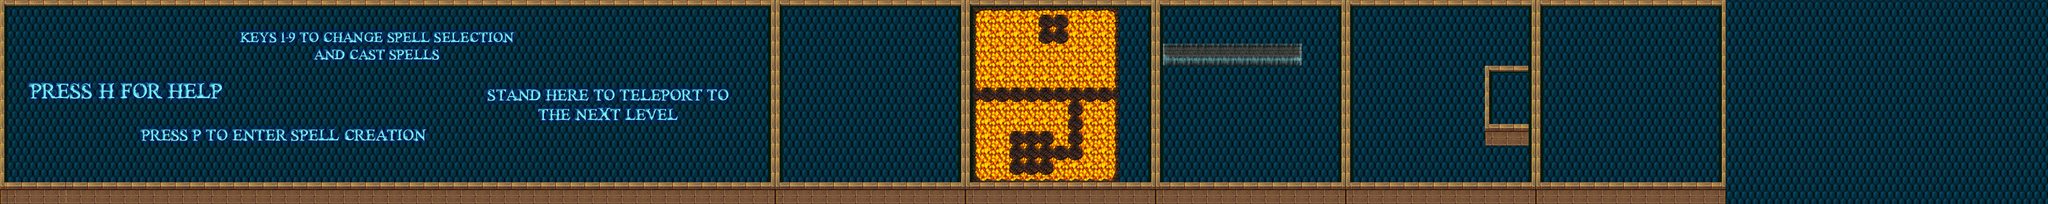

Rendered tile map (Tiled .tmx) drawn with the repository's tilesets; below, a short description and the map source with its tile grids summarised:
An orthogonal 280x28 tile map with 16x16 px tiles, 4 tile layers (Background, Walls, Lava, Bridges), 2 hidden layers not drawn, 7 tilesets, 1 image layer and 34 objects.

<map version="1.0" orientation="orthogonal" width="280" height="28" tilewidth="16" tileheight="16">
 <tileset firstgid="1" name="tilea1" tilewidth="16" tileheight="16">
  <image source="tilea1.png" width="512" height="384" />
 </tileset>
 <tileset firstgid="769" name="tilee" tilewidth="16" tileheight="16">
  <image source="tilee.png" width="512" height="512" />
 </tileset>
 <tileset firstgid="1793" name="tilea4" tilewidth="16" tileheight="16">
  <image source="tilea4.png" width="512" height="480" />
 </tileset>
 <tileset firstgid="2753" name="framerat_a" tilewidth="16" tileheight="16">
  <image source="framerat_a.png" width="96" height="128" />
 </tileset>
 <tileset firstgid="2801" name="gallery_72313_146_12172" tilewidth="16" tileheight="16">
  <image source="gallery_72313_146_12172.png" width="384" height="256" />
 </tileset>
 <tileset firstgid="3185" name="Backgroundtile" tilewidth="16" tileheight="16">
  <image source="../art/backgroundtile.png" width="32" height="32" />
 </tileset>
 <tileset firstgid="3189" name="backgroundtile3232" tilewidth="32" tileheight="32">
  <image source="../art/backgroundtile.png" width="32" height="32" />
 </tileset>
 <layer name="Background" width="280" height="28">
  <data>[7840 cells, 7560 non-empty, 8 distinct tile ids]</data>
 </layer>
 <layer name="Walls" width="280" height="28">
  <data>[7840 cells, 1320 non-empty, 33 distinct tile ids]</data>
 </layer>
 <layer name="Lava" width="280" height="28">
  <data>[7840 cells, 480 non-empty, 16 distinct tile ids]</data>
 </layer>
 <layer name="Bridges" width="280" height="28">
  <data>[7840 cells, 112 non-empty, 6 distinct tile ids]</data>
 </layer>
 <layer name="Macguffins" width="280" height="28" visible="0">
  <data>[7840 cells, 20 non-empty, 8 distinct tile ids]</data>
 </layer>
 <layer name="Monsters" width="280" height="28" visible="0">
  <data>[7840 cells, 28 non-empty, 16 distinct tile ids]</data>
 </layer>
 <objectgroup name="WallObjects" width="280" height="28">
  <object x="2" y="11" width="5" height="407" />
  <object x="2" y="402" width="2495" height="9" />
  <object x="3767" y="2" width="7" height="407" />
  <object x="2" y="2" width="2491" height="8" />
  <object x="1688" y="3" width="16" height="406" />
  <object x="2103" y="3" width="16" height="407" />
  <object x="2521" y="2" width="14" height="408" />
  <object x="2521" y="98" width="326" height="45" />
  <object x="2935" y="3" width="18" height="407" />
  <object x="3351" y="2" width="17" height="408" />
  <object x="3247" y="144" width="119" height="10" />
  <object x="3248" y="145" width="11" height="174" />
  <object x="3248" y="273" width="119" height="48" />
 </objectgroup>
 <objectgroup name="Goal" width="280" height="28">
  <object x="2019" y="191" width="29" height="33">
   <properties>
    <property name="destX" value="133.0" />
    <property name="destY" value="12.0" />
   </properties>
  </object>
  <object x="2560" y="32" width="30" height="33">
   <properties>
    <property name="destX" value="185" />
    <property name="destY" value="14.0" />
   </properties>
  </object>
  <object x="3295" y="209" width="35" height="34">
   <properties>
    <property name="destX" value="213" />
    <property name="destY" value="13.0" />
   </properties>
  </object>
  <object x="1352" y="288" width="23" height="25">
   <properties>
    <property name="destX" value="107" />
    <property name="destY" value="12.0" />
   </properties>
  </object>
  <object x="2290" y="48" width="30" height="32">
   <properties>
    <property name="destX" value="160.0" />
    <property name="destY" value="17.0" />
   </properties>
  </object>
 </objectgroup>
 <objectgroup name="FireTile" width="280" height="28">
  <object x="2145" y="28" width="124" height="162" />
  <object x="2144" y="26" width="291" height="6" />
  <object x="2337" y="27" width="100" height="163" />
  <object x="2226" y="95" width="143" height="93" />
  <object x="2139" y="225" width="195" height="61" />
  <object x="2304" y="227" width="30" height="91" />
  <object x="2139" y="225" width="69" height="169" />
  <object x="2141" y="385" width="295" height="10" />
  <object x="2305" y="353" width="131" height="43" />
  <object x="2367" y="225" width="70" height="169" />
 </objectgroup>
 <objectgroup name="Enemy" width="280" height="28">
  <object x="1808" y="62" width="29" height="28">
   <properties>
    <property name="enemyType" value="BAT" />
   </properties>
  </object>
  <object x="1986" y="63" width="30" height="27">
   <properties>
    <property name="enemyType" value="BAT" />
   </properties>
  </object>
  <object x="1809" y="335" width="31" height="28">
   <properties>
    <property name="enemyType" value="BAT" />
   </properties>
  </object>
  <object x="2001" y="336" width="33" height="26">
   <properties>
    <property name="enemyType" value="BAT" />
   </properties>
  </object>
  <object x="2242" y="320" width="29" height="31">
   <properties>
    <property name="enemyType" value="LAVA" />
   </properties>
  </object>
  <object x="2604" y="22" width="37" height="53">
   <properties>
    <property name="enemyType" value="KNIGHT" />
   </properties>
  </object>
 </objectgroup>
 <imagelayer name="Help text" width="280" height="28">
  <image source="../help/help text.png" />
 </imagelayer>
</map>
